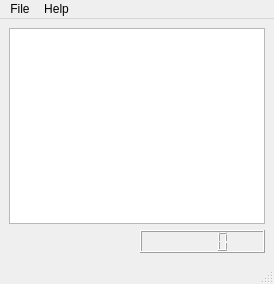
<?xml version="1.0" encoding="UTF-8"?>
<ui version="4.0">
 <class>MusicPlayer</class>
 <widget class="QMainWindow" name="MusicPlayer">
  <property name="geometry">
   <rect>
    <x>0</x>
    <y>0</y>
    <width>274</width>
    <height>284</height>
   </rect>
  </property>
  <property name="windowTitle">
   <string>MainWindow</string>
  </property>
  <widget class="QWidget" name="centralwidget">
   <layout class="QGridLayout" name="gridLayout">
    <item row="1" column="1">
     <widget class="QLCDNumber" name="timerLCD"/>
    </item>
    <item row="0" column="0" colspan="2">
     <widget class="QTableView" name="musicTable"/>
    </item>
   </layout>
  </widget>
  <widget class="QMenuBar" name="menubar">
   <property name="geometry">
    <rect>
     <x>0</x>
     <y>0</y>
     <width>274</width>
     <height>24</height>
    </rect>
   </property>
   <widget class="QMenu" name="menuFile">
    <property name="title">
     <string>File</string>
    </property>
    <addaction name="actionOpen"/>
    <addaction name="separator"/>
    <addaction name="actionClose"/>
   </widget>
   <widget class="QMenu" name="menuHelp">
    <property name="title">
     <string>Help</string>
    </property>
    <addaction name="actionAbout"/>
   </widget>
   <addaction name="menuFile"/>
   <addaction name="menuHelp"/>
  </widget>
  <widget class="QStatusBar" name="statusbar"/>
  <action name="actionAbout">
   <property name="text">
    <string>About</string>
   </property>
  </action>
  <action name="actionOpen">
   <property name="text">
    <string>Open...</string>
   </property>
  </action>
  <action name="actionClose">
   <property name="text">
    <string>Close Music Player</string>
   </property>
  </action>
 </widget>
 <resources/>
 <connections/>
</ui>
